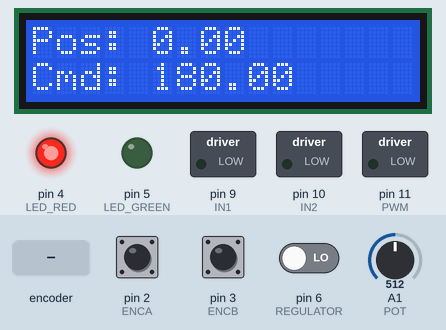
Recording of a sketch running on a simulated Arduino Uno, built with avr-gcc and run on an emulated ATmega328P. Shown: 16×2 character LCD, switched loads named in the sketch (green lamp = pin HIGH), output pins drawn as LEDs (lit = HIGH). Inputs (shaded band) come from the test bench; at power-on: A1 (POT) = 512, pin 6 (REGULATOR) LOW, pin 2 (ENCA) HIGH, pin 3 (ENCB) HIGH. What the sketch prints to the serial monitor is not drawn.

Above: at 1.2 s.
1.3 s: A1 (POT) set to 17
At 2.5 s:
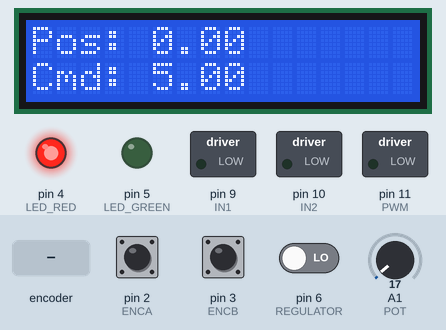
2.8 s: A1 (POT) set to 13
At 3.6 s:
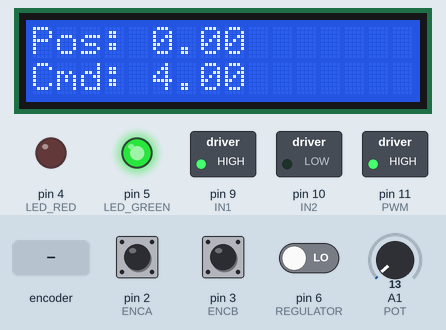
4.3 s: A1 (POT) set to 0
At 5.55 s:
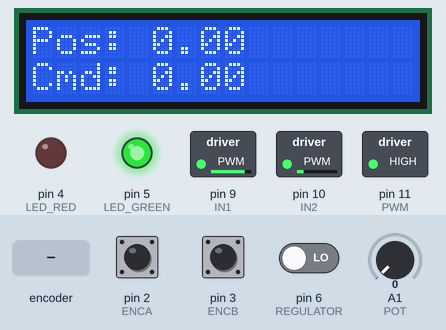
5.9 s: rotary encoder on pin 2 (ENCA) / pin 3 (ENCB) turned 3 steps (first pin leading)
At 7.3 s:
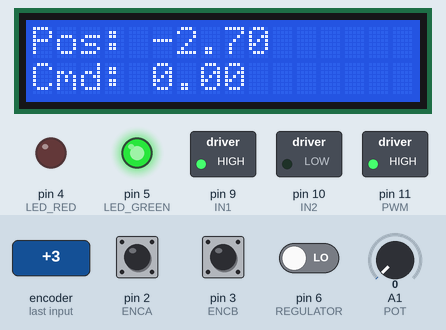
8.0 s: rotary encoder on pin 2 (ENCA) / pin 3 (ENCB) turned 2 steps (second pin leading)
At 8.9 s:
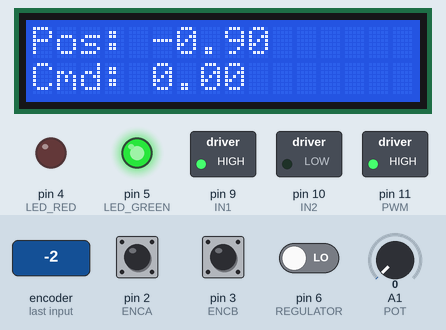
9.9 s: pin 6 (REGULATOR) driven HIGH
At 10.6 s:
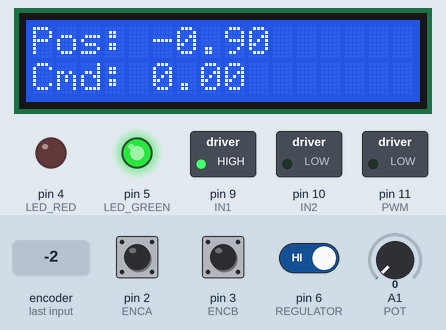
Timing chart, 0 to 12.4 s (numbered marks = the images above; inputs shaded):
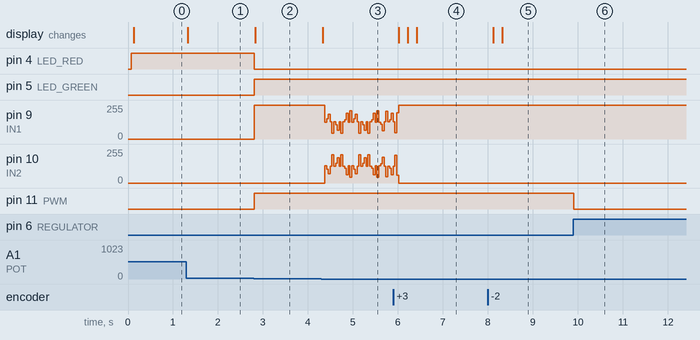

Measured:
- the behaviour switches between 15 and 14 on A1 (POT) (found by bisection; images 1 and 2)
- after the input at 1.3 s, the display: changes at once (image 1)
- after the input at 2.8 s, pin 4 (LED_RED): HIGH → LOW at once; pin 5 (LED_GREEN), pin 11 (PWM): LOW → HIGH at once; pin 9 (IN1): 0/255 → 255/255 at once; the display: changes at once (image 2)
- after the input at 4.3 s, the display: changes at once (image 3)
- after the input at 5.9 s, the display: first changes after 0.12 s (image 4 shows a later state)
- after the input at 8.0 s, the display: first changes after 0.12 s (image 5 shows a later state)
- after the input at 9.9 s, pin 11 (PWM): HIGH → LOW at once

The sketch:

upravljanje_pozicijom_motora.ino
```cpp
#include <util/atomic.h>
#include <LiquidCrystal_I2C.h>

// Definicije pinova
#define ENCA 2
#define ENCB 3
#define IN1 9
#define IN2 10
#define PWM 11
#define POT A1
#define LED_RED 4
#define LED_GREEN 5
#define REGULATOR 6

LiquidCrystal_I2C lcd(0x27, 16, 2);

// Varijable
volatile int pos_i = 0;
float e_integral = 0, e_prev_filt = 0, e_filt = 0, e_prev = 0;
const int impulses_per_revolution = 400;
const float kp = 9, ki = 0, kd = 0.1287, sampling_freq = 1000.0, cutoff_freq = 500;
float setpoint, deg_setpoint, a1, b0, b1;
int pot_val = 0, pwr, ready = 0;
long prevt = 0, prev_LCDT = 0;

// Prototipovi funkcija
void set_motor(int, int);
void compute_filter_coeficients(float, float, float &, float &, float &);

void setup() {
  Serial.begin(115200);   // Inicijalizacija serijske komunikacije

  // Inicijalizacija pinova za ulaze ili izlaze
  pinMode(ENCA, INPUT);
  pinMode(ENCB, INPUT);
  pinMode(PWM, OUTPUT);
  pinMode(IN1, OUTPUT);
  pinMode(IN2, OUTPUT);
  pinMode(LED_RED, OUTPUT);
  pinMode(LED_GREEN, OUTPUT);
  pinMode(REGULATOR, INPUT);

  // Inicijalizacija LCD-a
  lcd.init();
  lcd.backlight();
  lcd.clear();

  attachInterrupt(digitalPinToInterrupt(ENCA), read_encoder, RISING); // Inicijalizacija prekidne rutine za ciranje enkodera
  compute_filter_coeficients(cutoff_freq, sampling_freq, a1, b0, b1); // Racunanje koeficijenata filtera

  digitalWrite(LED_RED, HIGH);  // Ukljucivanje ceene LED diode na pocetku - sistem nije spreman
  digitalWrite(LED_GREEN, LOW); // sve dok se ne ispuni pocetni uslov
}

void loop() {
  long currt = micros();
  float dt = (currt - prevt) / 1.0e6;

  if (dt >= 0.001) {
    prevt = currt;

    // Citanje trenutne pozicije motora sa enkodera
    int pos = 0;
    ATOMIC_BLOCK(ATOMIC_RESTORESTATE) {
      pos = pos_i;
    }

    pot_val = analogRead(POT);  // Citanje vrijednosti potenciometra
    deg_setpoint = map(pot_val, 0, 1023, 0, 360); // Mapiranje vrijednosti potenciometra 0 - 1023 na 0 - 360
    setpoint = deg_setpoint / 360 * impulses_per_revolution;  //  zadata pozicija u broju impulsa enkodera

    // Uslov za pokretanje motora. Kada je zadata pozicija mala,
    // radi mogucnosti dovodjenja motora u pocetno polozaj
    if (deg_setpoint < 5){
      ready = 1;
      digitalWrite(LED_RED, LOW);
      digitalWrite(LED_GREEN, HIGH);
    }

    // Racunajne i filtriranje greske
    float e = setpoint - pos;
    e_filt = b0 * e + b1 * e_prev - a1 * e_filt;
    e_prev = e;

    // Racunanje integralne i derivacijske greske
    e_integral += e_filt * dt;
    float dedt = (e_filt - e_prev_filt) / dt;
    e_prev_filt = e_filt;

    float u = kp * e_filt + ki * e_integral + kd * dedt;  // Racunanje upravljanja
    u = constrain(u, -70000, 70000);  // Ogranicavanje upravljanja

    // Ako je upravljanje manje 0 smjer je negativan, u suprotnom pozitivan je
    int dir = (u < 0) ? -1 : 1;

    // Ukljucivanje i iskljucivanje regulatora radi pokazivanja
    // razlike izmedju regulisanog i neregulisanog sistema
    if (digitalRead(REGULATOR)){
      pwr = map(fabs(u), 0, 70000, 50, 255);
      if (fabs(e) <= 1) pwr = 0;
    } else {
      pwr = 255;
    }

    // Ako je sistem spreman za pokretanje motora, motor se pokrece
    if (ready)
      set_motor(dir, pwr);

    // Ispisivanje na LCD-u svakih 100ms
    if (millis() - prev_LCDT >= 100) {
      prev_LCDT = millis();

      lcd.setCursor(0, 0);
      lcd.print("Pos: ");
      lcd.print(360.0 / impulses_per_revolution * pos);
      lcd.print("    ");

      lcd.setCursor(0, 1);
      lcd.print("Cmd: ");
      lcd.print(deg_setpoint);
      lcd.print("    ");
    }

    Serial.print(360.0 / impulses_per_revolution * pos);
    Serial.print(" ");
    Serial.print(deg_setpoint);
    Serial.println();
  }
}


// Slanje upravljanja na motor
void set_motor(int dir, int pwmVal) {
  analogWrite(PWM, pwmVal);
  digitalWrite(IN1, dir == 1);
  digitalWrite(IN2, dir == -1);
}


// Racunanje koeficijenata niskopropusnog filtera
void compute_filter_coeficients(float cutoff_freq, float sampling_freq, float &a1, float &b0, float &b1) {
  float omega = 2 * PI * cutoff_freq;
  float omega_tilde = 2 * sampling_freq * tan(omega / (2 * sampling_freq));

  b0 = b1 = omega_tilde / (omega_tilde + 2 * sampling_freq);
  a1 = (omega_tilde - 2 * sampling_freq) / (omega_tilde + 2 * sampling_freq);
}


// Interapt enkodera
void read_encoder() {
  pos_i += (digitalRead(ENCB) ? 1 : -1);
}
```
